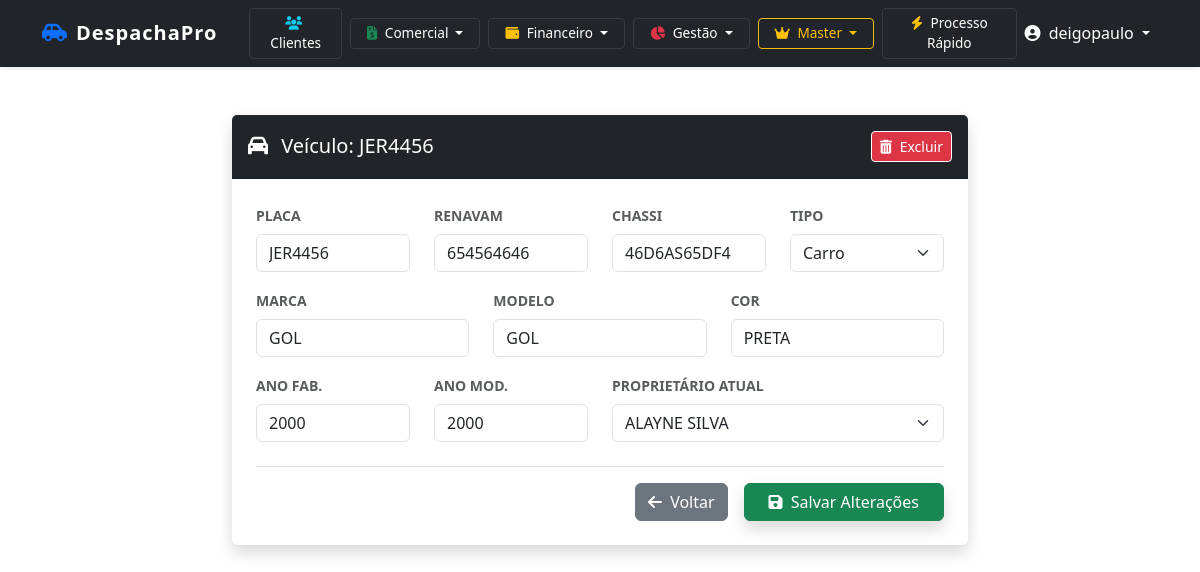
The page /veiculo/editar/1/ (signed in) on the database its author committed.
### cadastro/models.py (models this page shows, shortened)
class Veiculo(models.Model):
    despachante = models.ForeignKey(Despachante, on_delete=models.CASCADE)
    cliente = models.ForeignKey(
        Cliente, on_delete=models.CASCADE, related_name='veiculos'
    )
    placa = models.CharField(max_length=7)
    renavam = models.CharField(max_length=11, blank=True, null=True)
    chassi = models.CharField(max_length=17, blank=True, null=True)
    marca = models.CharField(max_length=50)
    modelo = models.CharField(max_length=100)
    cor = models.CharField(max_length=30)
    ano_fabricacao = models.PositiveIntegerField()
    ano_modelo = models.PositiveIntegerField()
    TIPO_VEICULO_CHOICES = (
        ('CARRO', 'Carro'),
        ('MOTO', 'Moto'),
        ('CAMINHAO', 'Caminhão'),
        ('REBOQUE', 'Reboque'),
    )
    tipo = models.CharField(max_length=20, choices=TIPO_VEICULO_CHOICES)
    class Meta:
        unique_together = ('despachante', 'placa')
        verbose_name = "Veículo"
        verbose_name_plural = "Veículos"
        indexes = [
            models.Index(fields=['despachante', 'placa']),
            models.Index(fields=['cliente']),
        ]

### cadastro/views.py (the view)
# urls.py: path('veiculo/editar/<int:id>/', views.editar_veiculo, name='editar_veiculo'),
@login_required
def editar_veiculo(request, id):
    perfil = getattr(request.user, 'perfilusuario', None)
    veiculo = get_object_or_404(Veiculo, id=id, despachante=perfil.despachante)
    if request.method == 'POST':
        form = VeiculoForm(request.user, request.POST, instance=veiculo)
        if form.is_valid():
            form.save()
            return redirect('dashboard')
    else:
        form = VeiculoForm(request.user, instance=veiculo)
    return render(request, 'veiculos/editar_veiculo.html', {'form': form})

### cadastro/models.py (called while the page is built)
    def __str__(self):
        return self.nome

### cadastro/templates/veiculos/editar_veiculo.html (shortened to what this page needs)
{% extends 'base.html' %}
{% block content %}
<div class="row justify-content-center">
    <div class="col-md-10 col-lg-8">
        <div class="card shadow border-0 mt-4 mb-5">
            <div class="card-header bg-dark text-white py-3 d-flex justify-content-between align-items-center">
                <h5 class="mb-0">
                    <i class="fas fa-car me-2"></i> Veículo: {{ form.instance.placa }}
                </h5>
                {% if user.is_superuser or user.perfilusuario.tipo_usuario == 'ADMIN' %}
                    <button type="button" class="btn btn-danger btn-sm border-white" data-bs-toggle="modal" data-bs-target="#modalExcluirVeiculo">
                        <i class="fas fa-trash-alt me-1"></i> Excluir
                    </button>
                {% endif %}
            </div>
            <div class="card-body p-4">
                <form method="post">
                    <div class="row mb-3">
                        <div class="col-md-3">
                            <label class="form-label fw-bold small text-uppercase text-muted">Placa</label>
                            {{ form.placa }}
                        </div>
                        <div class="col-md-3">
                            <label class="form-label fw-bold small text-uppercase text-muted">RENAVAM</label>
                            {{ form.renavam }}
                        </div>
                        <div class="col-md-3">
                            <label class="form-label fw-bold small text-uppercase text-muted">Chassi</label>
                            {{ form.chassi }}
                        </div>
                        <div class="col-md-3">
                            <label class="form-label fw-bold small text-uppercase text-muted">Tipo</label>
                            {{ form.tipo }}
                        </div>
                    </div>
                    <div class="row mb-3">
                        <div class="col-md-4">
                            <label class="form-label fw-bold small text-uppercase text-muted">Marca</label>
                            {{ form.marca }}
                        </div>
                        <div class="col-md-4">
                            <label class="form-label fw-bold small text-uppercase text-muted">Modelo</label>
                            {{ form.modelo }}
                        </div>
                        <div class="col-md-4">
                            <label class="form-label fw-bold small text-uppercase text-muted">Cor</label>
                            {{ form.cor }}
                        </div>
                    </div>
                    <div class="row mb-3">
                        <div class="col-md-3">
                            <label class="form-label fw-bold small text-uppercase text-muted">Ano Fab.</label>
                            {{ form.ano_fabricacao }}
                        </div>
                        <div class="col-md-3">
                            <label class="form-label fw-bold small text-uppercase text-muted">Ano Mod.</label>
                            {{ form.ano_modelo }}
                        </div>
                        <div class="col-md-6">
                            <label class="form-label fw-bold small text-uppercase text-muted">Proprietário Atual</label>
                            {{ form.cliente }}
                        </div>
                    </div>
                    <div class="d-grid gap-2 d-md-flex justify-content-md-end mt-4 border-top pt-3">
                        <a href="{% url 'dashboard' %}" class="btn btn-secondary me-md-2">
                            <i class="fas fa-arrow-left me-1"></i> Voltar
                        </a>
                        <button type="submit" class="btn btn-success px-4 shadow">
                            <i class="fas fa-save me-1"></i> Salvar Alterações
                        </button>
                    </div>
                </form>
            </div>
        </div>
    </div>
</div>
{% endblock %}

### cadastro/templates/base.html (shortened to what this page needs)
<!DOCTYPE html>
<html lang="pt-br">
<head>
    {% load static %}
    <link href="{% static 'css/bootstrap.min.css' %}" rel="stylesheet">
    <link href="{% static 'css/custom.css' %}" rel="stylesheet">
    <link href="https://cdnjs.cloudflare.com/ajax/libs/font-awesome/6.4.0/css/all.min.css" rel="stylesheet">
</head>
<body>
<nav class="navbar navbar-expand-lg navbar-dark bg-dark sticky-top shadow-sm">
    <div class="container">
        <a class="navbar-brand d-flex align-items-center" href="{% url 'dashboard' %}">
            {% if user.is_authenticated and user.perfilusuario.despachante.logo %}
                <img src="{{ user.perfilusuario.despachante.logo.url }}" alt="Logo" class="me-2">
            {% else %}
                <i class="fas fa-car-side text-primary me-2"></i> DespachaPro
            {% endif %}
        </a>
        {% if user.is_authenticated %}
        <div class="collapse navbar-collapse" id="navbarNav">
            <ul class="navbar-nav me-auto align-items-center">
                <li class="nav-item ms-lg-3 mt-2 mt-lg-0">
                    <a href="{% url 'lista_clientes' %}" class="btn btn-nav-dark btn-sm px-3">
                        <i class="fas fa-users me-1 text-info"></i> Clientes
                    </a>
                </li>
                <li class="nav-item dropdown ms-lg-2 mt-2 mt-lg-0">
                    <a class="btn btn-nav-dark btn-sm px-3 dropdown-toggle" href="#" role="button" data-bs-toggle="dropdown">
                        <i class="fas fa-file-invoice-dollar me-1 text-success"></i> Comercial
                    </a>
                </li>
                {% if user.is_superuser or user.perfilusuario.tipo_usuario == 'ADMIN' %}
                <li class="nav-item dropdown ms-lg-2 mt-2 mt-lg-0">
                    <a class="btn btn-nav-dark btn-sm px-3 dropdown-toggle" href="#" role="button" data-bs-toggle="dropdown">
                        <i class="fas fa-wallet me-1 text-warning"></i> Financeiro
                    </a>
                </li>
                {% endif %}
                <li class="nav-item dropdown ms-lg-2 mt-2 mt-lg-0">
                    <a class="btn btn-nav-dark btn-sm px-3 dropdown-toggle" href="#" role="button" data-bs-toggle="dropdown">
                        <i class="fas fa-chart-pie me-1 text-danger"></i> Gestão
                    </a>
                </li>
                {% if user.is_superuser %}
                <li class="nav-item dropdown ms-lg-2 mt-2 mt-lg-0">
                    <a class="btn btn-nav-dark btn-sm px-3 dropdown-toggle border-warning text-warning" href="#" role="button" data-bs-toggle="dropdown">
                        <i class="fas fa-crown me-1"></i> Master
                    </a>
                </li>
                {% endif %}
                <li class="nav-item ms-lg-2 mt-2 mt-lg-0">
                    <a href="{% url 'cadastro_rapido' %}" class="btn btn-nav-dark btn-sm px-3">
                        <i class="fas fa-bolt me-1 text-warning"></i> Processo Rápido
                    </a>
                </li>
            </ul>
            <ul class="navbar-nav ms-auto">
                <li class="nav-item dropdown">
                    <a class="nav-link dropdown-toggle text-white" href="#" role="button" data-bs-toggle="dropdown">
                        <i class="fas fa-user-circle me-1"></i> {{ user.username }}
                    </a>
                </li>
            </ul>
        </div>
        {% endif %}
    </div>
</nav>
<div class="container mt-4 mb-5">
    {% block content %}{% endblock %}
</div>
</body>
</html>

### static/css/custom.css (style rules this page uses)
.navbar-brand { font-weight: 700; letter-spacing: 1px; }

### cadastro/templates/base.html (style rules this page uses)
.btn-nav-dark { background-color: #212529; color: #ffffff; border: 1px solid #373b3e; font-size: 0.85rem; transition: all 0.2s; }

### rows shown on the page
Veiculo: instance.placa "JER4456", placa "JER4456", renavam "654564646", chassi "46D6AS65DF4", tipo "Carro", marca "GOL", modelo "GOL", cor "PRETA", ano_fabricacao "2000", ano_modelo "2000", cliente "ALAYNE SILVA"

### other values the page prints
{{ user.username }} "deigopaulo"
